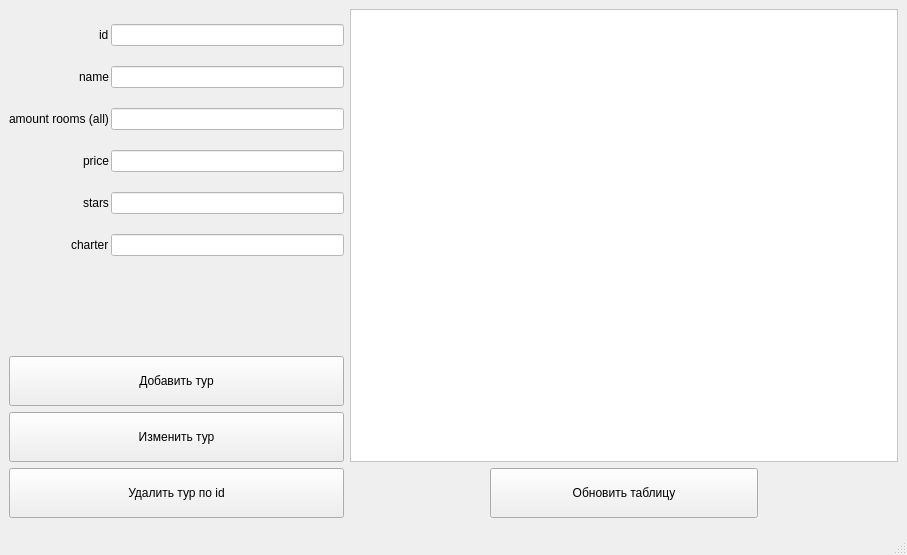
<?xml version="1.0" encoding="UTF-8"?>
<ui version="4.0">
 <class>tour</class>
 <widget class="QMainWindow" name="tour">
  <property name="geometry">
   <rect>
    <x>0</x>
    <y>0</y>
    <width>907</width>
    <height>555</height>
   </rect>
  </property>
  <property name="windowTitle">
   <string>Tours</string>
  </property>
  <widget class="QWidget" name="centralwidget">
   <layout class="QGridLayout" name="gridLayout_2">
    <item row="1" column="0">
     <widget class="QLabel" name="label_10">
      <property name="maximumSize">
       <size>
        <width>16777215</width>
        <height>0</height>
       </size>
      </property>
      <property name="text">
       <string/>
      </property>
     </widget>
    </item>
    <item row="0" column="0">
     <layout class="QGridLayout" name="gridLayout" rowstretch="0,0,0,0" columnstretch="5,2,4,2" columnminimumwidth="0,0,0,0">
      <item row="3" column="2">
       <widget class="QPushButton" name="reload_table">
        <property name="minimumSize">
         <size>
          <width>200</width>
          <height>50</height>
         </size>
        </property>
        <property name="text">
         <string>Обновить таблицу</string>
        </property>
       </widget>
      </item>
      <item row="0" column="0">
       <layout class="QFormLayout" name="formLayout">
        <property name="labelAlignment">
         <set>Qt::AlignRight|Qt::AlignTrailing|Qt::AlignVCenter</set>
        </property>
        <property name="horizontalSpacing">
         <number>2</number>
        </property>
        <property name="verticalSpacing">
         <number>20</number>
        </property>
        <property name="topMargin">
         <number>15</number>
        </property>
        <item row="0" column="0">
         <widget class="QLabel" name="label">
          <property name="layoutDirection">
           <enum>Qt::LeftToRight</enum>
          </property>
          <property name="text">
           <string>id</string>
          </property>
         </widget>
        </item>
        <item row="0" column="1">
         <widget class="QLineEdit" name="line_id">
          <property name="styleSheet">
           <string notr="true">background-color: white;
color: black;</string>
          </property>
         </widget>
        </item>
        <item row="1" column="0">
         <widget class="QLabel" name="label_2">
          <property name="text">
           <string>name</string>
          </property>
         </widget>
        </item>
        <item row="1" column="1">
         <widget class="QLineEdit" name="line_name">
          <property name="styleSheet">
           <string notr="true">background-color: white;
color: black;</string>
          </property>
         </widget>
        </item>
        <item row="2" column="0">
         <widget class="QLabel" name="label_3">
          <property name="text">
           <string>amount rooms (all)</string>
          </property>
         </widget>
        </item>
        <item row="2" column="1">
         <widget class="QLineEdit" name="line_all_rooms">
          <property name="styleSheet">
           <string notr="true">background-color: white;
color: black;</string>
          </property>
         </widget>
        </item>
        <item row="3" column="0">
         <widget class="QLabel" name="label_5">
          <property name="text">
           <string>price</string>
          </property>
         </widget>
        </item>
        <item row="3" column="1">
         <widget class="QLineEdit" name="line_price">
          <property name="styleSheet">
           <string notr="true">background-color: white;
color: black;</string>
          </property>
         </widget>
        </item>
        <item row="4" column="0">
         <widget class="QLabel" name="label_6">
          <property name="text">
           <string>stars</string>
          </property>
         </widget>
        </item>
        <item row="4" column="1">
         <widget class="QLineEdit" name="line_stars">
          <property name="styleSheet">
           <string notr="true">background-color: white;
color: black;</string>
          </property>
         </widget>
        </item>
        <item row="5" column="0">
         <widget class="QLabel" name="label_7">
          <property name="text">
           <string>charter</string>
          </property>
         </widget>
        </item>
        <item row="5" column="1">
         <widget class="QLineEdit" name="line_charter">
          <property name="styleSheet">
           <string notr="true">background-color: white;
color: black;</string>
          </property>
         </widget>
        </item>
       </layout>
      </item>
      <item row="2" column="0">
       <widget class="QPushButton" name="update_button">
        <property name="minimumSize">
         <size>
          <width>200</width>
          <height>50</height>
         </size>
        </property>
        <property name="text">
         <string>Изменить тур</string>
        </property>
       </widget>
      </item>
      <item row="3" column="0">
       <widget class="QPushButton" name="deleteButton">
        <property name="minimumSize">
         <size>
          <width>200</width>
          <height>50</height>
         </size>
        </property>
        <property name="text">
         <string>Удалить тур по id</string>
        </property>
       </widget>
      </item>
      <item row="1" column="0">
       <widget class="QPushButton" name="save_button">
        <property name="minimumSize">
         <size>
          <width>200</width>
          <height>50</height>
         </size>
        </property>
        <property name="text">
         <string>Добавить тур</string>
        </property>
       </widget>
      </item>
      <item row="3" column="3">
       <widget class="QLabel" name="label_8">
        <property name="text">
         <string/>
        </property>
       </widget>
      </item>
      <item row="3" column="1">
       <widget class="QLabel" name="label_9">
        <property name="text">
         <string/>
        </property>
       </widget>
      </item>
      <item row="0" column="1" rowspan="3" colspan="3">
       <widget class="QTableView" name="tableView">
        <property name="styleSheet">
         <string notr="true">background-color: white;
color: black;</string>
        </property>
       </widget>
      </item>
     </layout>
    </item>
   </layout>
  </widget>
  <widget class="QMenuBar" name="menubar">
   <property name="geometry">
    <rect>
     <x>0</x>
     <y>0</y>
     <width>907</width>
     <height>26</height>
    </rect>
   </property>
  </widget>
  <widget class="QStatusBar" name="statusbar"/>
 </widget>
 <resources/>
 <connections/>
</ui>
